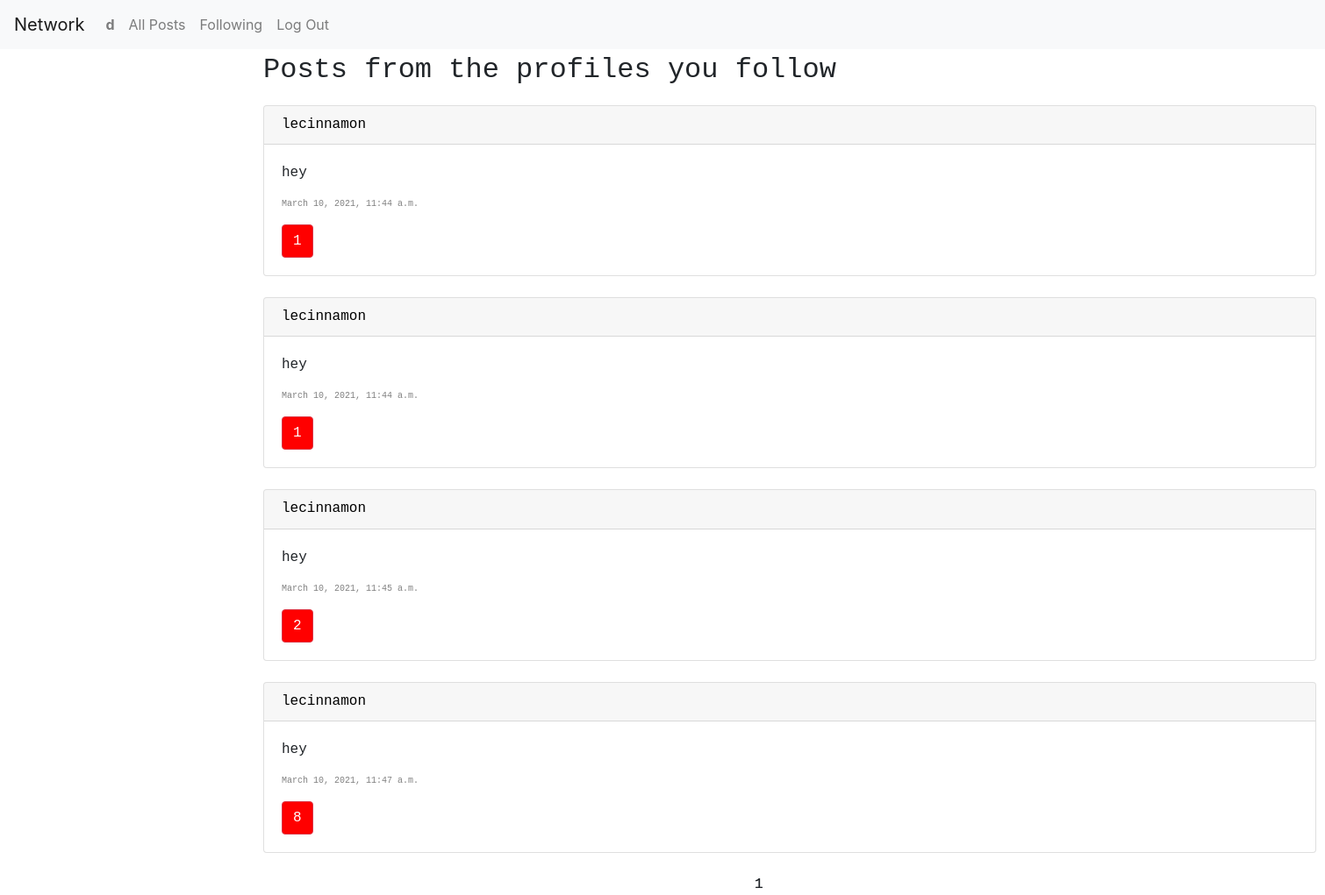
The page /following (signed in) on the database its author committed.
### network/models.py (models this page shows)
class User(AbstractUser):
    pass

class Post(models.Model):
    user = models.ForeignKey(User, on_delete=models.CASCADE, related_name="user")
    text = models.CharField(max_length=300)
    timestamp = models.DateTimeField()
    likes = models.IntegerField(default=0)
    def getLikes(self):
        likes = Like.objects.filter(post=self)
        users = []
        for like in likes:
            users.append(like.user)
        return users

### network/views.py (the view)
# urls.py: path("following", views.following, name="following"),
def following(request):
    following = Follow.objects.filter(follower=request.user)
    posts = []
    for follow in following:
        posts += Post.objects.filter(user=follow.followee)
    print(posts)
    for post in posts:
        post.likes = Like.objects.filter(post=post.id).count()
        post.save()
    pages = Paginator(posts, 10)
    page_number = request.GET.get('page')
    page_obj = pages.get_page(page_number)
    return render(request, "network/following.html", {
        "page_obj": page_obj
    })

### network/templates/network/following.html (shortened to what this page needs)
{% extends "network/layout.html" %}
{% block body %}
<p id="all-posts-label">
    Posts from the profiles you follow
</p>
{% for post in page_obj %}
    <div id="post" class="card">
        <h6 class="card-header">
            <a id="name" href="{% url 'profile' post.user.id %}">{{ post.user }}</a>
        </h6>
        <div class="card-body">
          <p id="text" class="card-text">{{ post.text }}</p>
          <p id="timestamp" class="card-text">{{ post.timestamp }}</p>
          {% if user in post.getLikes %}
            <button style="background-color: red; color: white;" id="like-{{ post.id }}" type="button" onclick="like('{{ post.id }}')" class="btn btn-outline-danger">{{ post.likes }}</button>
          {% else %}
            <button style="background-color: white; color: red;" id="like-{{ post.id }}" type="button" onclick="like('{{ post.id }}')" class="btn btn-outline-danger">{{ post.likes }}</button>
          {% endif %}
        </div>
    </div>
    <br>
        <div id="number"> {{ page_obj.number }} </div>
        <div id="number"> {{ page_obj.number }} </div>
{% empty %}
    <h4 id="no-post">No Post</h3>
{% endfor %}
</div>
{% endblock %}

### network/templates/network/layout.html (shortened to what this page needs)
{% load static %}
<!DOCTYPE html>
<html lang="en">
    <head>
        <link rel="stylesheet" href="https://stackpath.bootstrapcdn.com/bootstrap/4.4.1/css/bootstrap.min.css">
        <link href="{% static 'network/styles.css' %}" rel="stylesheet">
    </head>
    <body>
        <nav class="navbar navbar-expand-lg navbar-light bg-light">
            <a class="navbar-brand" href="#">Network</a>
            <div>
              <ul class="navbar-nav mr-auto">
                {% if user.is_authenticated %}
                    <li class="nav-item">
                        <a class="nav-link" href="{% url 'profile' user.id %}"><strong>{{ user.username }}</strong></a>
                    </li>
                {% endif %}
                <li class="nav-item">
                  <a class="nav-link" href="{% url 'index' %}">All Posts</a>
                </li>
                {% if user.is_authenticated %}
                    <li class="nav-item">
                        <a class="nav-link" href="{% url 'following' %}">Following</a>
                    </li>
                    <li class="nav-item">
                        <a class="nav-link" href="{% url 'logout' %}">Log Out</a>
                    </li>
                {% endif %}
              </ul>
            </div>
          </nav>
        <div class="body">
            {% block body %}
            {% endblock %}
    </body>
</html>

### network/static/network/styles.css (style rules this page uses)
#all-posts-label { font-family: 'Courier New', Courier, monospace; font-size:xx-large; margin-left: 300px; }
#post { font-family: 'Courier New', Courier, monospace; margin-left: 300px; width: 1200px; }
#text { font-family: 'Courier New', Courier, monospace; font-size: medium; }
#timestamp { font-family: 'Courier New', Courier, monospace; font-size: x-small; color: gray; }
#number { font-family: 'Courier New', Courier, monospace; position: absolute; left: 860px; }
#name { font-family: 'Courier New', Courier, monospace; color: black; }

### rows shown on the page
User: username "d"
Post: user "lecinnamon", text "hey", timestamp "March 10, 2021, 11:44 a.m.", likes "1"
Post: user "lecinnamon", text "hey", timestamp "March 10, 2021, 11:44 a.m.", likes "1"
Post: user "lecinnamon", text "hey", timestamp "March 10, 2021, 11:45 a.m.", likes "2"
Post: user "lecinnamon", text "hey", timestamp "March 10, 2021, 11:47 a.m.", likes "8", number "1"
